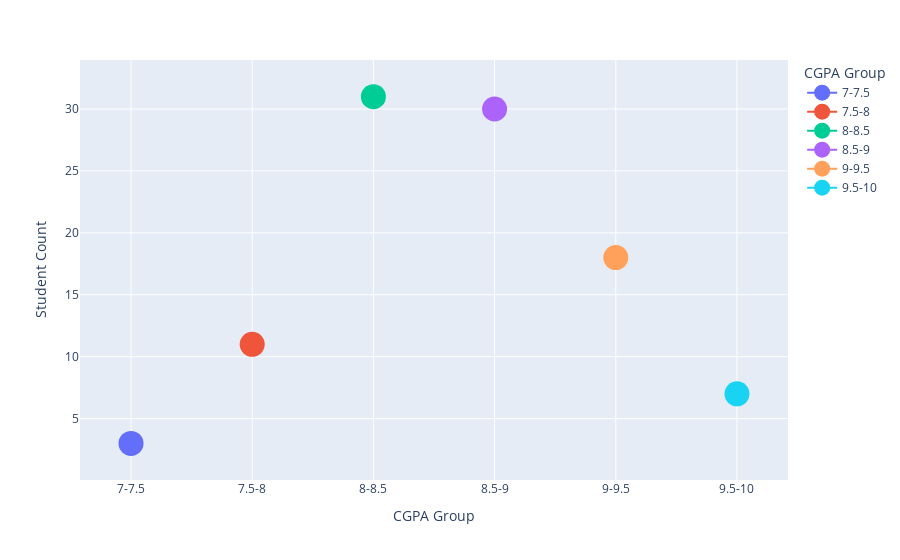

Source (notebook cell):
### Code cell
df2 = pd.DataFrame()

cgpa_group = ['7-7.5','7.5-8','8-8.5','8.5-9','9-9.5','9.5-10']
stcount = []

for i in cgpa_group:
    print(i)
    stcount.append(len(df[(df['CGPA']>float(i.split('-')[0])) & (df['CGPA']<=float(i.split('-')[1]))]))

df2['CGPA'] = cgpa_group
df2['Count'] = stcount
    
fig = px.line(df2, x='CGPA', y='Count', color='CGPA', labels={'CGPA':'CGPA Group', 'Count':'Student Count'}, markers=True)
fig.update_traces(marker_size=25)
fig.show()

### Figure 1 — Plotly figure (JSON) as saved in the notebook; plotly's stock layout.template omitted (floating-point values rounded to 4 significant figures)
{"data": [{"hovertemplate": "CGPA Group=%{x}<br>Student Count=%{y}<extra></extra>", "legendgroup": "7-7.5", "line": {"color": "#636efa", "dash": "solid"}, "marker": {"size": 25, "symbol": "circle"}, "mode": "markers+lines", "name": "7-7.5", "orientation": "v", "showlegend": true, "type": "scatter", "x": ["7-7.5"], "xaxis": "x", "y": [3], "yaxis": "y"}, {"hovertemplate": "CGPA Group=%{x}<br>Student Count=%{y}<extra></extra>", "legendgroup": "7.5-8", "line": {"color": "#EF553B", "dash": "solid"}, "marker": {"size": 25, "symbol": "circle"}, "mode": "markers+lines", "name": "7.5-8", "orientation": "v", "showlegend": true, "type": "scatter", "x": ["7.5-8"], "xaxis": "x", "y": [11], "yaxis": "y"}, {"hovertemplate": "CGPA Group=%{x}<br>Student Count=%{y}<extra></extra>", "legendgroup": "8-8.5", "line": {"color": "#00cc96", "dash": "solid"}, "marker": {"size": 25, "symbol": "circle"}, "mode": "markers+lines", "name": "8-8.5", "orientation": "v", "showlegend": true, "type": "scatter", "x": ["8-8.5"], "xaxis": "x", "y": [31], "yaxis": "y"}, {"hovertemplate": "CGPA Group=%{x}<br>Student Count=%{y}<extra></extra>", "legendgroup": "8.5-9", "line": {"color": "#ab63fa", "dash": "solid"}, "marker": {"size": 25, "symbol": "circle"}, "mode": "markers+lines", "name": "8.5-9", "orientation": "v", "showlegend": true, "type": "scatter", "x": ["8.5-9"], "xaxis": "x", "y": [30], "yaxis": "y"}, {"hovertemplate": "CGPA Group=%{x}<br>Student Count=%{y}<extra></extra>", "legendgroup": "9-9.5", "line": {"color": "#FFA15A", "dash": "solid"}, "marker": {"size": 25, "symbol": "circle"}, "mode": "markers+lines", "name": "9-9.5", "orientation": "v", "showlegend": true, "type": "scatter", "x": ["9-9.5"], "xaxis": "x", "y": [18], "yaxis": "y"}, {"hovertemplate": "CGPA Group=%{x}<br>Student Count=%{y}<extra></extra>", "legendgroup": "9.5-10", "line": {"color": "#19d3f3", "dash": "solid"}, "marker": {"size": 25, "symbol": "circle"}, "mode": "markers+lines", "name": "9.5-10", "orientation": "v", "showlegend": true, "type": "scatter", "x": ["9.5-10"], "xaxis": "x", "y": [7], "yaxis": "y"}], "layout": {"legend": {"title": {"text": "CGPA Group"}, "tracegroupgap": 0}, "margin": {"t": 60}, "xaxis": {"anchor": "y", "categoryarray": ["7-7.5", "7.5-8", "8-8.5", "8.5-9", "9-9.5", "9.5-10"], "categoryorder": "array", "domain": [0, 1], "title": {"text": "CGPA Group"}}, "yaxis": {"anchor": "x", "domain": [0, 1], "title": {"text": "Student Count"}}}}
